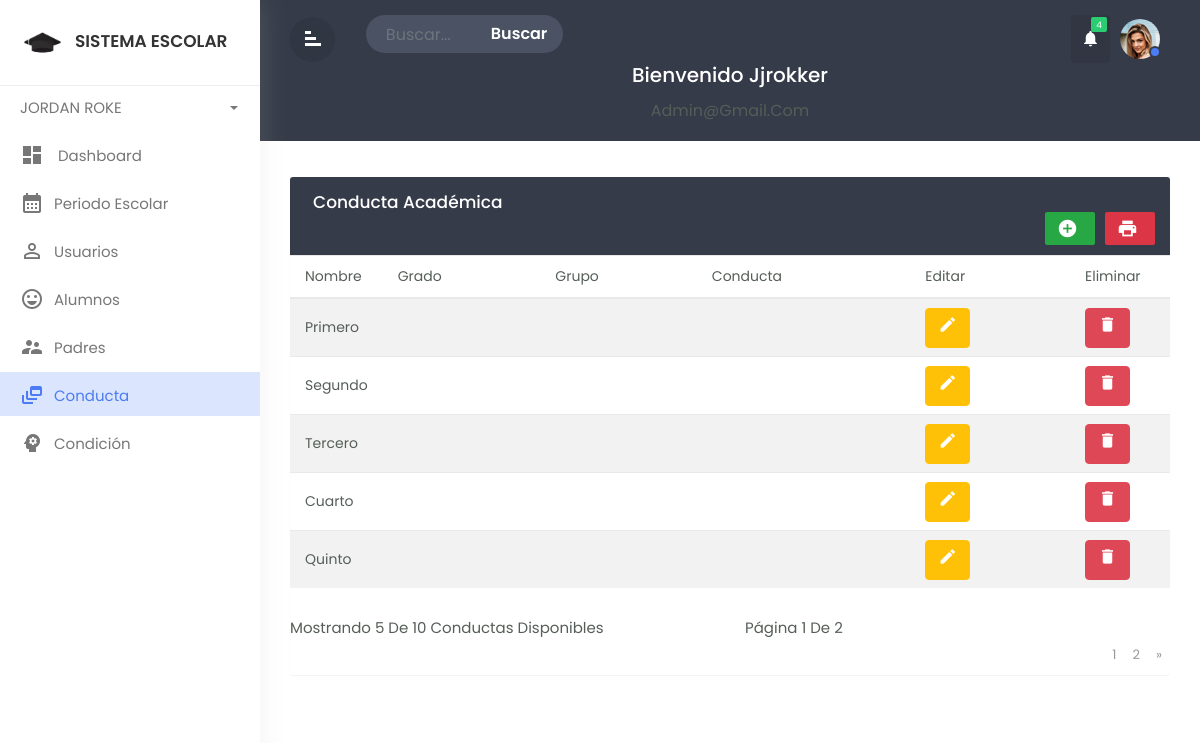
/Views/subgrade/mostrar (signed in), run on the app's committed database.
### tables this page shows
CREATE TABLE `subgrade` (
  `idsub` int(11) NOT NULL,
  `nomsub` varchar(50) NOT NULL,
  `iddeg` int(11) NOT NULL,
  `fere` timestamp NOT NULL DEFAULT current_timestamp() ON UPDATE current_timestamp()
);

### Views/subgrade/mostrar.php (the view, shortened to what this page needs)
<!doctype html>
<html lang="en">
  <head>
        <link rel="stylesheet" href="../../Assets/css/bootstrap-1.min.css">
        <link rel="stylesheet" href="../../Assets/css/custom.css">
       <link href="https://cdn.datatables.net/1.12.1/css/jquery.dataTables.min.css" rel="stylesheet">
        <link href="../../Assets/css/font-awesome.min.css" rel="stylesheet" />
        <link rel="stylesheet" type="text/css" href="https://cdnjs.cloudflare.com/ajax/libs/twitter-bootstrap/4.5.0/js/bootstrap.min.js.map">
  </head>
  <body>
<div class="wrapper">
        <nav id="sidebar">
            <div class="sidebar-header">
                <h3><img src="../../Assets/img/logo.png" class="img-fluid"/><span>Sistema escolar</span></h3>
            </div>
            <ul class="list-unstyled components">
<li class="dropdown">
                    <a href="#pageSubmenu3" data-toggle="collapse" aria-expanded="false"
          class="dropdown-toggle">
          <span><?php echo ucfirst($_SESSION['nombre']); ?></span></a>
                </li>
			<li  class="">
                    <a href="../admin/pages-admin.php" class="dashboard"><i class="material-icons">dashboard</i>
					<span>Dashboard</span></a>
      </li>
               <li class="">
                    <a href="../period/mostrar"><i class="material-icons">calendar_month</i><span>Periodo escolar</span></a>
                </li>
				 <li  class="">
                    <a href="../users/mostrar"><i class="material-icons">person_outline</i><span>Usuarios
					</span></a>
                </li>
                <li  class="">
                    <a href="../students/mostrar"><i class="material-icons">sentiment_very_satisfied</i><span>Alumnos
                    </span></a>
                </li>
                <li  class="">
                    <a href="../fathers/mostrar"><i class="material-icons">supervisor_account</i><span>Padres
                    </span></a>
                </li>
                <li  class="active">
                    <a href="../subgrade/mostrar"><i class="material-icons">dynamic_feed</i><span>Conducta
                    </span></a>
                </li>
                <li  class="">
                    <a href="../teachers/mostrar"><i class="material-icons">psychology</i><span>Condición
                    </span></a>
                </li>
            </ul>
        </nav>
		<div id="content">
		   <div class="top-navbar">
		      <div class="xp-topbar">
                <div class="row">
                    <div class="col-2 col-md-1 col-lg-1 order-2 order-md-1 align-self-center">
                        <div class="xp-menubar">
                               <span class="material-icons text-white">signal_cellular_alt
							   </span>
                         </div>
                    </div>
                    <div class="col-md-5 col-lg-3 order-3 order-md-2">
                        <div class="xp-searchbar">
                            <form>
                                <div class="input-group">
                                  <input type="search" class="form-control"
								  placeholder="Buscar...">
                                  <div class="input-group-append">
                                    <button class="btn" type="submit"
									id="button-addon2">Buscar</button>
                                  </div>
                                </div>
                            </form>
                        </div>
                    </div>
                    <div class="col-10 col-md-6 col-lg-8 order-1 order-md-3">
                        <div class="xp-profilebar text-right">
							 <nav class="navbar p-0">
                        <ul class="nav navbar-nav flex-row ml-auto">
                            <li class="dropdown nav-item active">
                                <a href="#" class="nav-link" data-toggle="dropdown">
                                   <span class="material-icons">notifications</span>
								   <span class="notification">4</span>
                               </a>
                            </li>
                            <li class="nav-item dropdown">
                                <a class="nav-link" href="#" data-toggle="dropdown">
								<img src="../../Assets/img/user.jpg" style="width:40px; border-radius:50%;"/>
								<span class="xp-user-live"></span>
								</a>
                            </li>
                        </ul>
            </nav>
                        </div>
                    </div>
                </div>
            </div>
		     <div class="xp-breadcrumbbar text-center">
                <h4 class="page-title">Bienvenido&nbsp;<?php echo ucfirst($_SESSION['usuario']); ?></h4>
                  <ol class="breadcrumb">
                    <li class="breadcrumb-item"><?php echo ucfirst($_SESSION['correo']); ?></li>
                  </ol>
            </div>
		   </div>
            <div class="main-content">
              <div class="row">
                <div class="col-md-12">
                <div class="table-wrapper">
    <div class="table-title">
      <div class="row">
        <div class="col-sm-6 p-0 d-flex justify-content-lg-start justify-content-center">
          <h2 class="ml-lg-2">Conducta académica</h2>
        </div>
        <div class="col-sm-12 p-0 d-flex justify-content-lg-end justify-content-center">
          <a href="#addEmployeeModal" class="btn btn-success" data-toggle="modal">
          <i class="material-icons">&#xE147;</i> </a>
          <a href="plantilla.php" class="btn btn-danger">
          <i class="material-icons">print</i> </a>
        </div>
      </div>
    </div>
    <?php
  require '../../Config/config.php';
  $productosPorPagina = 5;
        $pagina = 1;
        $limit = $productosPorPagina;
        $offset = ($pagina - 1) * $productosPorPagina;
        $sentencia = $connect->query("SELECT count(*) AS conteo FROM subgrade;");
    $conteo = $sentencia->fetchObject()->conteo;
    $paginas = ceil($conteo / $productosPorPagina);
    $sentencia = $connect->prepare("SELECT * FROM subgrade LIMIT ? OFFSET ?");
    $sentencia->execute([$limit, $offset]);
    $productos = $sentencia->fetchAll(PDO::FETCH_OBJ);
       ?>
    <table class="table table-striped table-hover" >
      <thead>
        <tr>
          <th>Nombre</th>
          <th>Grado</th>
          <th>Grupo</th>
          <th>Conducta</th>
          <th>Editar</th>
          <th>Eliminar</th>
        </tr>
      </thead>
      <tbody>
          <?php foreach($productos as $producto){ ?>
            <tr>
               <td><?php echo $producto->nomsub ?></td>
               <td><?php echo $producto->grado ?></td>
               <td><?php echo $producto->grupo ?></td>
               <td><?php echo $producto->conducta?></td>
               <td>
<form method='POST' action='<?php $_SERVER['PHP_SELF'] ?>'>
<button name='editar' class='btn btn-warning text-white'><i class='material-icons' data-toggle='tooltip' title='Edit'>&#xE254;</i></button>
</form>
               </td>
               <td>
<form  onsubmit="return confirm('Realmente desea eliminar el registro?');" method='POST' action='<?php $_SERVER['PHP_SELF'] ?>'>
<button name='eliminar' class='btn btn-danger text-white' ><i class='material-icons'  title='Delete'>&#xE872;</i></button>
</form>
               </td>
            </tr>
            <?php } ?>
      </tbody>
    </table>
    <nav aria-label="Page navigation example">
            <div class="row">
                <div class="col-xs-12 col-sm-6">
                    <p>Mostrando <?php echo $productosPorPagina ?> de <?php echo $conteo ?> conductas  disponibles</p>
                </div>
                <div class="col-xs-12 col-sm-6">
                    <p>Página <?php echo $pagina ?> de <?php echo $paginas ?> </p>
                </div>
            </div>
            <ul class="pagination">
                <?php for ($x = 1; $x <= $paginas; $x++) { ?>
                    <li class="<?php if ($x == $pagina) echo "active" ?>">
                        <a href="./mostrar?pagina=<?php echo $x ?>">
                            <?php echo $x ?></a>
                    </li>
                <?php } ?>
                <?php if ($pagina < $paginas) { ?>
                    <li>
                        <a href="./mostrar?pagina=<?php echo $pagina + 1 ?>">
                            <span aria-hidden="true">&raquo;</span>
                        </a>
                    </li>
                <?php } ?>
            </ul>
        </nav>
  </div>
</div>
</div>
        </div>
</div>
</div>
  </body>
  </html>

### data on the page
subgrade: nomsub "Primero"
subgrade: nomsub "Segundo"
subgrade: nomsub "Tercero"
subgrade: nomsub "Cuarto"
subgrade: nomsub "Quinto"

### other printed values
$_SESSION['nombre'] "JORDAN ROKE"
$_SESSION['usuario'] "Jjrokker"
$_SESSION['correo'] "Admin@gmail.com"
$productosPorPagina "5"
$conteo "10"
$pagina "1"
$paginas "2"
